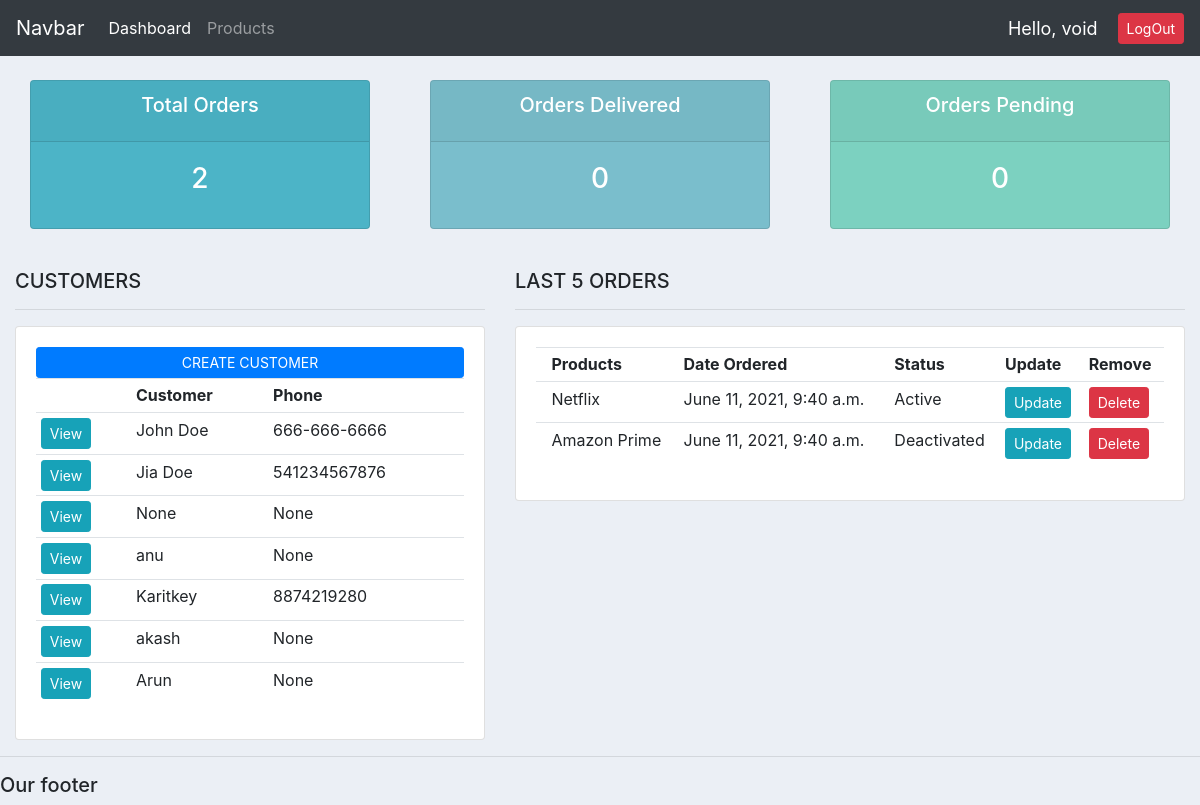
The app's page / (signed in) with its own data.
### accounts/models.py (models this page shows, shortened)
class Customer(models.Model):
	user = models.OneToOneField(User, null=True,blank=True, on_delete= models.CASCADE)
	name = models.CharField(max_length=200, null=True)
	phone = models.CharField(max_length=200, null=True)
	email = models.CharField(max_length=200, null=True)
	profile_pic = models.ImageField(upload_to='accounts/',default="dp.jpeg", null=True, blank=True)
	date_created = models.DateTimeField(auto_now_add=True, null=True)

class Order(models.Model):
	STATUS = (
			('Active', 'Active'),
			('Deactivated', 'Deactivated'),
			)
	customer = models.ForeignKey(Customer, null=True, on_delete= models.SET_NULL)
	product = models.ForeignKey(Product, null=True, on_delete= models.SET_NULL)
	date_created = models.DateTimeField(auto_now_add=True, null=True)
	status = models.CharField(max_length=200, null=True, choices=STATUS)
	note = models.CharField(max_length=1000, null=True)

class Product(models.Model):
	CATEGORY = (
		('Monthly', 'Monthly'),
		('Yearly', 'Yearly')
	)
	name = models.CharField(max_length=200, null=True)
	price = models.FloatField(null=True)
	category = models.CharField(max_length=200, null=True)
	description = models.CharField(max_length=200, null=True, blank=True)
	date_created = models.DateTimeField(auto_now_add=True, null=True)
	tags = models.ManyToManyField(Tag)
	def __str__(self):
		return self.name

### accounts/decorators.py (the view)
	def wrapper_function(request, *args, **kwargs):
		group = None
		if request.user.groups.exists():
			group = request.user.groups.all()[0].name
		if group == 'customers':
			return redirect('user_page')
		if group == 'admins':
			return view_func(request, *args, **kwargs)

### accounts/views.py (called while the page is built)
@login_required(login_url='login')
@admin_only
def home(request):
	orders = Order.objects.all()
	customers = Customer.objects.all()
	total_customers = customers.count()
	total_orders = orders.count()
	delivered = orders.filter(status='Delivered').count()
	pending = orders.filter(status='Pending').count()
	context = {'orders':orders, 'customers':customers,
	'total_orders':total_orders,'delivered':delivered,
	'pending':pending }
	return render(request, 'accounts/dashboard.html', context)

### accounts/templates/accounts/dashboard.html (shortened to what this page needs)
{% extends 'accounts/main.html' %}}
{% block content %}
{% include 'accounts/status.html' %}
<br>
<div class="row">
	<div class="col-md-5">
		<h5>CUSTOMERS</h5>
		<hr>
		<div class="card card-body">
			<a class="btn btn-primary btn-sm btn-block" href="">CREATE CUSTOMER</a>
			<table class="table table-sm">
				<tr>
					<th></th>
					<th>Customer</th>
					<th>Phone</th>
                </tr>
				{% for customer in customers %}
				<tr>
				<td><a class="btn btn-sm btn-info" href="{% url 'customer' customer.id %}">View</a></td>
				<td>{{customer.name}}</td>
				<td>{{customer.phone}}</td>
				</tr>
				{% endfor %}
			</table>
		</div>
	</div>
	<div class="col-md-7">
		<h5>LAST 5 ORDERS</h5>
		<hr>
		<div class="card card-body">
			<table class="table table-sm">
				<tr>
					<th></th>
					<th>Products</th>
					<th>Date Ordered</th>
					<th>Status</th>
					<th>Update</th>
					<th>Remove</th>
                {% for order in orders %}
				</tr>
				<th></th>
				<td>{{order.product}}</td>
				<td>{{order.date_created}}</td>
				<td>{{order.status}}</td>
				<td><a class = "btn btn-sm btn-info" href="{% url 'update_order' order.id %}">Update</a></td>
				<td><a class = "btn btn-sm btn-danger" href="{% url 'delete_order' order.id %}">Delete</a></td>
				{% endfor %}
			</table>
		</div>
	</div>
	</div>
{% endblock %}

### accounts/templates/accounts/main.html (shortened to what this page needs)
{% load static %}
<!DOCTYPE html>
<html>
<head>
	<link rel="stylesheet" href="https://stackpath.bootstrapcdn.com/bootstrap/4.3.1/css/bootstrap.min.css">
</head>
<body>
	{%  include 'accounts/navbar.html' %}
	<div class="container-fluid">
	{% block content %}
	{% endblock %}
    </div>
	<hr>
	<h5>Our footer</h5>
</body>
</html>

### accounts/templates/accounts/navbar.html (shortened to what this page needs)
{% load static %}
<nav class="navbar navbar-expand-lg navbar-dark bg-dark">
  <a class="navbar-brand" href="#">Navbar</a>
 <div class="collapse navbar-collapse" id="navbarNav">
    <ul class="navbar-nav">
      {% if request.user.is_staff %}
      <li class="nav-item active">
        <a class="nav-link" href="{% url 'home' %}">Dashboard</a>
      </li>
      <li class="nav-item">
        <a class="nav-link" href="{% url 'products' %}">Products</a>
      </li>
      {% else %}
       <li class="nav-item">
        <a class="nav-link" href="{% url 'account' %}">Settings</a>
      </li>
      {% endif %}
    </ul>
  </div>
  <span class="hello-msg">Hello, {{request.user}}</span>
  <a class="btn btn-sm btn-danger" href = "{% url 'logout'%}">LogOut</a>
</nav>

### accounts/templates/accounts/status.html
<br>
<div class="row">
	<div class="col">
		<div class="col-md">
			<div class="card text-center text-white  mb-3" id="total-orders">
			  	<div class="card-header">
			  		<h5 class="card-title">Total Orders</h5>
			  	</div>
			  	<div class="card-body">
			    	<h3 class="card-title">{{total_orders}}</h3>
			  	</div>
			</div>
		</div>
	</div>
	<div class="col">
		<div class="col-md">
			<div class="card text-center text-white  mb-3" id="orders-delivered">
			  	<div class="card-header">
			  		<h5 class="card-title">Orders Delivered</h5>
			  	</div>
			  	<div class="card-body">
			    	<h3 class="card-title">{{delivered}}</h3>
			  	</div>
			</div>
		</div>
	</div>
	<div class="col">
		<div class="col-md">
			<div class="card text-center text-white  mb-3" id="orders-pending">
			  	<div class="card-header">
			  		<h5 class="card-title">Orders Pending</h5>
			  	</div>
			  	<div class="card-body">
			    	<h3 class="card-title">{{pending}}</h3>
			  	</div>
			</div>
		</div>
	</div>
</div>

### accounts/templates/accounts/main.html (style rules this page uses)
body { background-color: #ebeff5; }
#total-orders { background-color: #4cb4c7; }
#orders-delivered { background-color: #7abecc; }
#orders-pending { background-color: #7CD1C0; }

### accounts/templates/accounts/navbar.html (style rules this page uses)
.hello-msg { font-size: 18px; color: #fff; margin-right:20px; }

### records on screen
Customer: name "John Doe", phone "666-666-6666"
Customer: name "Jia Doe", phone "541234567876"
Customer: name "None", phone "None"
Customer: name "anu", phone "None"
Customer: name "Karitkey", phone "8874219280"
Customer: name "akash", phone "None"
Customer: name "Arun", phone "None"
Order: product "Netflix", date_created "June 11, 2021, 9:40 a.m.", status "Active"
Order: product "Amazon Prime", date_created "June 11, 2021, 9:40 a.m.", status "Deactivated"

### other values on screen
{{ request.user }} "void"
{{ total_orders }} "2"
{{ delivered }} "0"
{{ pending }} "0"
